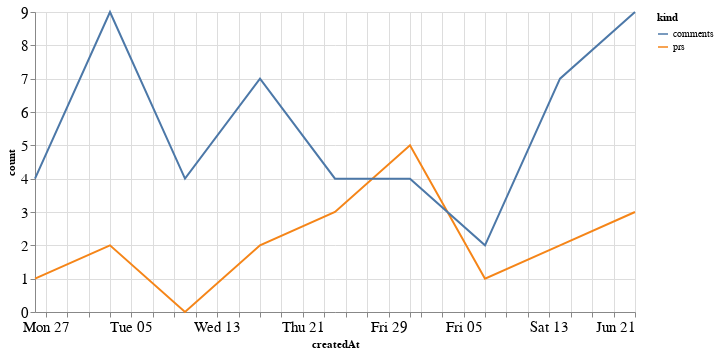

Notebook source saved alongside this figure:
### Code cell
alt.Chart(total_time, width=600).mark_line().encode(
    x='createdAt',
    y='count',
    color='kind'
)

### Figure 1 — Vega-Lite specification as saved in the notebook (floating-point values rounded to 4 significant figures)
{"config": {"axisLeft": {"labelFontSize": 15}, "axisBottom": {"labelFontSize": 15}}, "data": {"name": "data-3d6309f168051008119e12d08cbad613"}, "mark": "line", "encoding": {"color": {"type": "nominal", "field": "kind"}, "x": {"type": "temporal", "field": "createdAt"}, "y": {"type": "quantitative", "field": "count"}}, "width": 600, "$schema": "https://vega.github.io/schema/vega-lite/v4.8.1.json", "datasets": {"data-3d6309f168051008119e12d08cbad613": [{"createdAt": "2020-04-26T00:00:00", "kind": "prs", "count": 1}, {"createdAt": "2020-05-03T00:00:00", "kind": "prs", "count": 2}, {"createdAt": "2020-05-10T00:00:00", "kind": "prs", "count": 0}, {"createdAt": "2020-05-17T00:00:00", "kind": "prs", "count": 2}, {"createdAt": "2020-05-24T00:00:00", "kind": "prs", "count": 3}, {"createdAt": "2020-05-31T00:00:00", "kind": "prs", "count": 5}, {"createdAt": "2020-06-07T00:00:00", "kind": "prs", "count": 1}, {"createdAt": "2020-06-14T00:00:00", "kind": "prs", "count": 2}, {"createdAt": "2020-06-21T00:00:00", "kind": "prs", "count": 3}, {"createdAt": "2020-04-26T00:00:00", "kind": "comments", "count": 4}, {"createdAt": "2020-05-03T00:00:00", "kind": "comments", "count": 9}, {"createdAt": "2020-05-10T00:00:00", "kind": "comments", "count": 4}, {"createdAt": "2020-05-17T00:00:00", "kind": "comments", "count": 7}, {"createdAt": "2020-05-24T00:00:00", "kind": "comments", "count": 4}, {"createdAt": "2020-05-31T00:00:00", "kind": "comments", "count": 4}, {"createdAt": "2020-06-07T00:00:00", "kind": "comments", "count": 2}, {"createdAt": "2020-06-14T00:00:00", "kind": "comments", "count": 7}, {"createdAt": "2020-06-21T00:00:00", "kind": "comments", "count": 9}]}}
